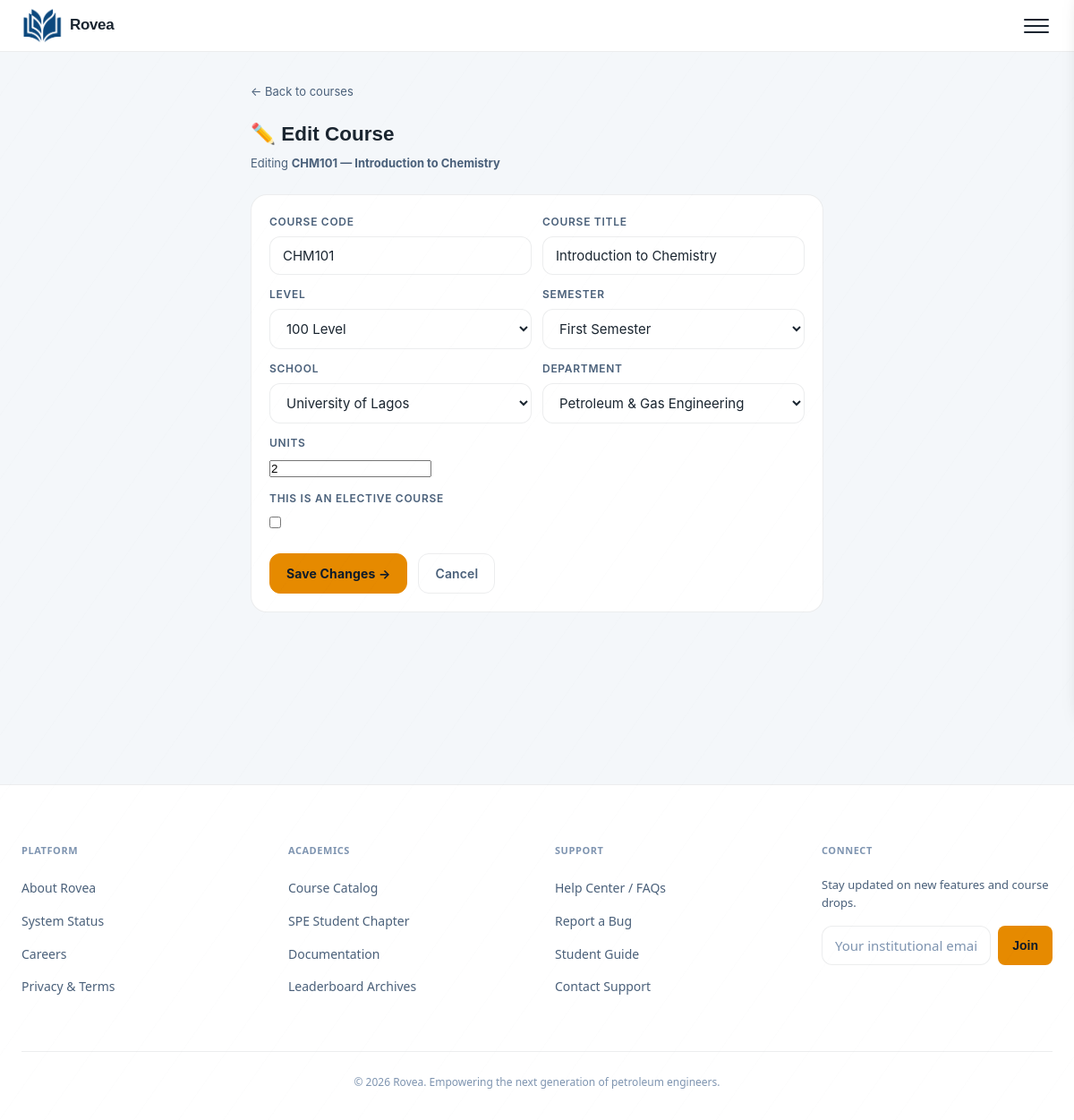
Page /staff/courses/edit/30/ (signed in) on the earlier database version.
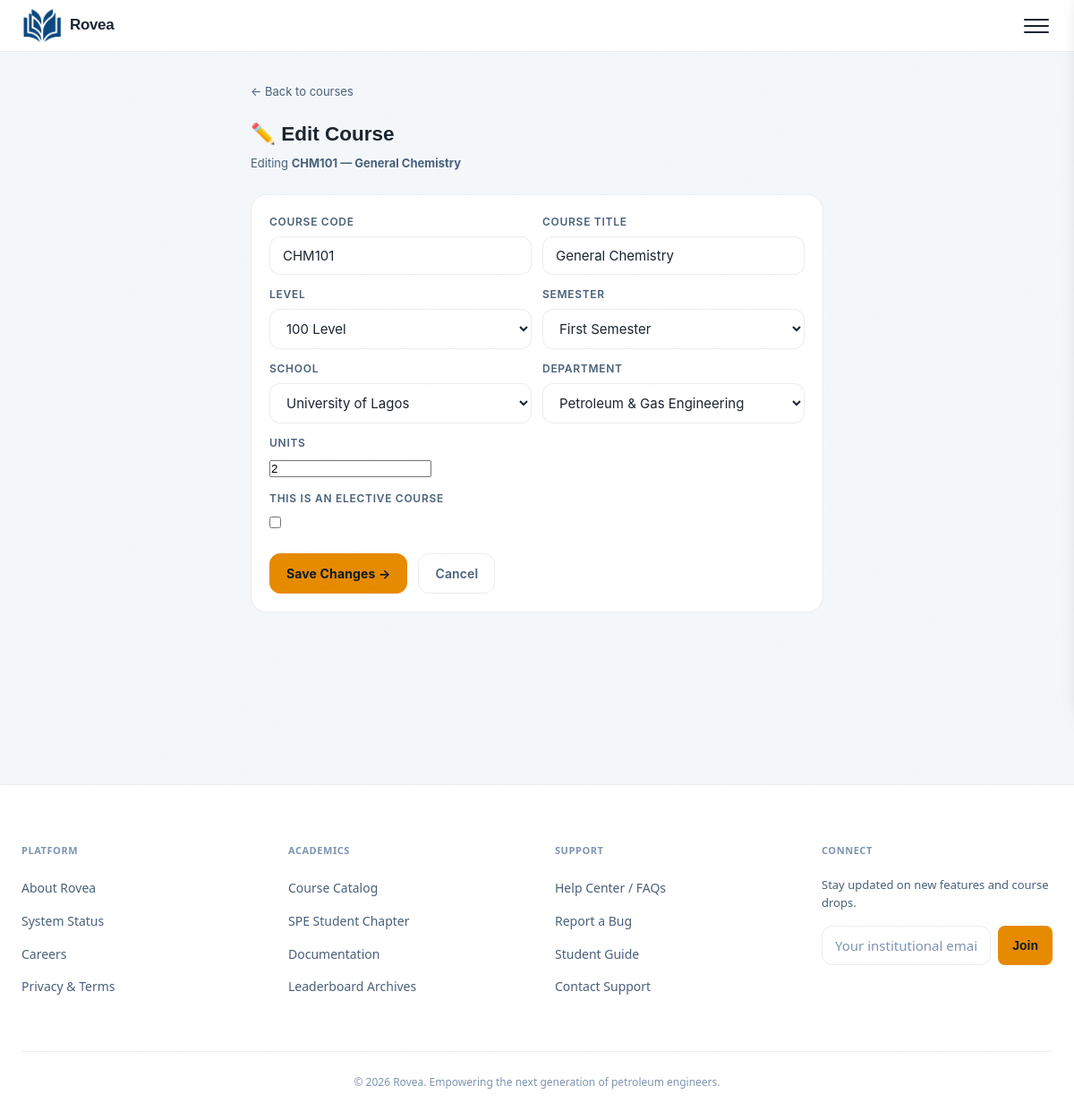
Same page on the later database version.
### core/models.py (models this page shows, shortened)
class CourseDefinition(models.Model):
    course_code = models.CharField(max_length=10, unique=True)
    course_title = models.CharField(max_length=100)
    level = models.CharField(max_length=3, choices=LEVEL_CHOICES)
    semester = models.CharField(max_length=1, choices=SEMESTER_CHOICES)
    school = models.CharField(max_length=50, choices=SCHOOL_CHOICES, default="unilag")
    department = models.CharField(max_length=50, choices=DEPARTMENT_CHOICES, default="petroleum")
    units = models.IntegerField(default=3)
    is_elective = models.BooleanField(default=False)
    class Meta:
        ordering = ["level", "semester", "is_elective", "course_code"]

### core/views.py (the view)
# urls.py: path('staff/courses/edit/<int:course_id>/', views.staff_edit_course_view, name='staff_edit_course'),
@staff_required
def staff_edit_course_view(request, course_id):
    course = get_object_or_404(CourseDefinition, id=course_id)
    if request.method == "POST":
        form = CourseDefinitionForm(request.POST, instance=course)
        if form.is_valid():
            form.save()
            messages.success(request, f"{course.course_code} updated successfully.")
            return redirect("staff_manage_courses")
    else:
        form = CourseDefinitionForm(instance=course)
    return render(request, "core/staff/edit_course.html", {
        "form": form,
        "course": course,
    })

### core/staff_forms.py
class CourseDefinitionForm(forms.ModelForm):
    class Meta:
        model = CourseDefinition
        fields = ["course_code", "course_title", "level", "semester", "school", "department", "units", "is_elective"]
        labels = {
            "is_elective": "This is an elective course",
        }

### core/views.py (called while the page is built)
def staff_required(view_func):
    @wraps(view_func)
    def wrapper(request, *args, **kwargs):
        if not request.user.is_authenticated:
            return redirect("login")
        if not hasattr(request.user, "profile") or not request.user.profile.is_staff_member:
            return redirect("dashboard")
        return view_func(request, *args, **kwargs)
    return wrapper

### templates/core/staff/edit_course.html (shortened to what this page needs)
{% extends "core/base.html" %}
{% block content %}
<div class="page-container">
  <a href="{% url 'staff_manage_courses' %}" style="font-size:13px; color:var(--text-secondary)">← Back to courses</a>
  <h2 style="font-family:'Space Grotesk',sans-serif; margin:16px 0 4px">✏️ Edit Course</h2>
  <p style="font-size:13px; color:var(--text-secondary); margin-bottom:24px">
    Editing <strong>{{ course.course_code }} — {{ course.course_title }}</strong>
  </p>
  <form method="POST" style="background:var(--navy-card); border:1px solid var(--border); border-radius:var(--radius-lg); padding:20px;">
    <div style="display:grid; grid-template-columns:1fr 1fr; gap:12px">
      {% for field in form %}
      <div style="{% if field.field.widget.input_type == 'checkbox' %}grid-column:1/-1{% endif %}">
        <label style="display:block; font-size:12px; font-weight:600; color:var(--text-secondary); margin-bottom:6px; text-transform:uppercase; letter-spacing:0.06em">
          {{ field.label }}
        </label>
        {{ field }}
      </div>
      {% endfor %}
    </div>
    <div style="display:flex; gap:12px; margin-top:20px">
      <button type="submit" class="btn btn-primary">Save Changes →</button>
      <a href="{% url 'staff_manage_courses' %}" class="btn btn-white-outline">Cancel</a>
    </div>
  </form>
</div>
{% endblock %}

Differences in the rows shown:
changed CourseDefinition "CHM101": course_title "Introduction to Chemistry" → "General Chemistry"
